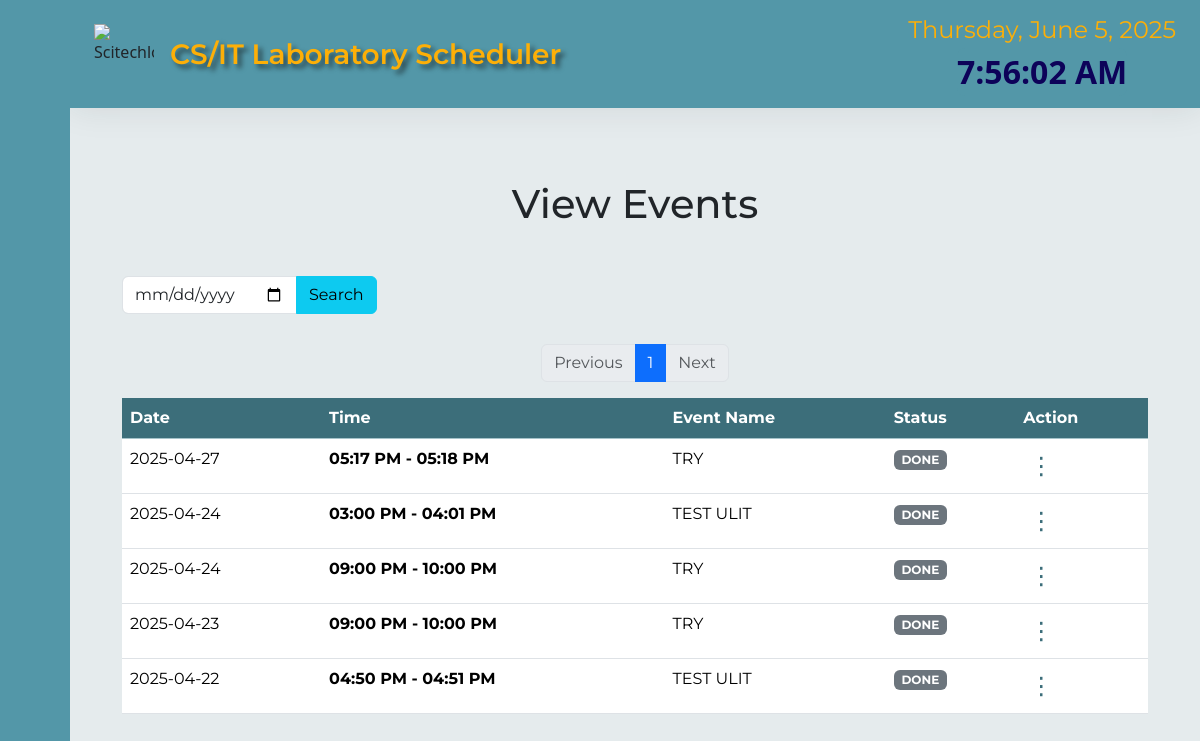
Screenshot of /view_event.php with the database file from the repository.
### tables this page shows
CREATE TABLE `create_event` (
  `event_id` int(11) NOT NULL,
  `event_name` varchar(40) NOT NULL,
  `eStart_time` time NOT NULL,
  `eEnd_time` time NOT NULL,
  `eStart_date` date NOT NULL,
  `eEnd_date` date NOT NULL,
  `repeat_sched` varchar(70) NOT NULL,
  `recurrence_type` varchar(20) NOT NULL,
  `status` varchar(20) NOT NULL
);

### view_event.php (the view, shortened to what this page needs)
<?php
include 'connection.php';
$sql = "SELECT * FROM create_event order by eStart_date desc";
$result = $conn->query($sql);
?>
<!doctype html>
<html lang="en">
  <head>
    <link href="https://cdn.lineicons.com/4.0/lineicons.css" rel="stylesheet">
    <link rel="stylesheet" href="styles.css">
    <link href="https://cdn.jsdelivr.net/npm/bootstrap@5.3.3/dist/css/bootstrap.min.css" rel="stylesheet">
  </head>
  <body>
    <div class="wrapper">
      <aside id="sidebar">
        <div class="d-flex">
          <button class="toggle-btn" type="button">
          </button>
        </div>
        <ul class="sidebar-nav">
          <li class="sidebar-item">
            <a href="index.php" class="sidebar-link">
            </a>
          </li>
          <li class="sidebar-item">
            <a href="#" class="sidebar-link has-dropdown collapsed" data-bs-toggle="collapse" data-bs-target="#createDropdown" aria-expanded="false" aria-controls="auth">
              </a>
          </li>
          <li class="sidebar-item">
            <a href="#" class="sidebar-link has-dropdown collapsed" data-bs-toggle="collapse" data-bs-target="#viewDropdown" aria-expanded="false" aria-controls="auth">
            </a>
          </li>
                          <li class="sidebar-item">
            <a href="#" class="sidebar-link has-dropdown collapsed" data-bs-toggle="collapse" data-bs-target="#course" aria-expanded="false" aria-controls="course">
            </a>
           <li class="sidebar-item">
            <a href="#" class="sidebar-link has-dropdown collapsed" data-bs-toggle="collapse" data-bs-target="#auth" aria-expanded="false" aria-controls="auth">
            </a>
          </li>
       <li class="sidebar-item">
                <a href="#" class="sidebar-link has-dropdown collapsed" data-bs-toggle="collapse" data-bs-target="#acc" aria-expanded="false" aria-controls="auth">
                </a>
          <li class="sidebar-footer">
          <a href="logout.php" class="sidebar-link">
            </a>
          </li>
        </ul>
      </aside>
      <div class="main">
        <nav class="navbar navbar-expand  px-4 py-4" data-bs-theme="dark">
          <div class="navbar-collapse collapse">
          <img src="assets/scitech logo.png"  alt="Scitechlogo" height="60px" width="60px">
          <a class="navbar-brand mx-3 fs-3" id="navtitle" href="#" style="text-shadow: 4px 4px 5px rgba(14, 14, 14, 0.6) !important;">CS/IT Laboratory Scheduler</a>
            <ul class="navbar-nav ms-auto">
              <li class="navbar-item dropdown">
                <div class="timer-container">
                  <div class="date" id="currentDate">
                  </div>
                  <div class="time" id="localTime">
                  </div>
                </div>
              </li>
            </ul>
          </div>
        </nav>
        <main class="content px-3 py-4">
          <section id="dashboard" class="mx-4 pb-0" style="font-family: 'Montserrat';">
            <div class="container" style="max-width: 1920px;">
              <h1 class="text-center my-5">View Events</h1>
              <div class="input-group" style="max-width: 400px;">
                 <form action="search_event.php" method="GET" style="max-width: 400px; margin-bottom: 30px;">
              <div class="input-group">
                <input type="date" class="form-control" name="search_date" placeholder="Search by date (YYYY-MM-DD)">
                <button class="btn btn-info" type="submit" id="search-btn">
                  <i class="lni lni-search-alt"></i> Search
                </button>
              </div>
            </form>
              <br>
            </div>
              <div class="row mb-5">
                <div class="col">
                  <?php
                  $limit = 10;
$page = isset($_GET['page']) && is_numeric($_GET['page']) ? (int)$_GET['page'] : 1;
$total_sql = "SELECT COUNT(*) as total FROM create_sched";
$total_result = mysqli_query($conn, $total_sql);
$total_row = mysqli_fetch_assoc($total_result);
$total_schedules = $total_row['total'];
$total_pages = ceil($total_schedules / $limit);
echo '<nav aria-label="Schedule pagination">';
echo '<ul class="pagination justify-content-center">';
if ($page > 1) {
    echo '<li class="page-item"><a class="page-link" href="?page=' . ($page - 1) . '">Previous</a></li>';
} else {
    echo '<li class="page-item disabled"><span class="page-link">Previous</span></li>';
}
for ($i = 1; $i <= $total_pages; $i++) {
    if ($i == $page) {
        echo '<li class="page-item active"><span class="page-link">' . $i . '</span></li>';
    } else {
        echo '<li class="page-item"><a class="page-link" href="?page=' . $i . '">' . $i . '</a></li>';
    }
}
if ($page < $total_pages) {
    echo '<li class="page-item"><a class="page-link" href="?page=' . ($page + 1) . '">Next</a></li>';
} else {
    echo '<li class="page-item disabled"><span class="page-link">Next</span></li>';
}
echo '</ul>';
echo '</nav>';
                  ?>
                  <table class="table">
                    <thead class="table-info">
                      <tr>
                      <th scope="col" style="background-color: #3c6e7a; color: white;">Date</th>
                        <th scope="col" style="background-color: #3c6e7a; color: white;">Time</th>
                        <th scope="col" style="background-color: #3c6e7a; color: white;">Event Name</th>
                        <th scope="col" style="background-color: #3c6e7a; color: white;">Status</th>
                        <th scope="col" style="background-color: #3c6e7a; color: white;">Action</th>
                      </tr>
                    </thead>
                    <tbody>
                    <?php if ($result->num_rows > 0): ?>
                                <?php while ($row = $result->fetch_assoc()): ?>
                                    <tr>
                                    <td><?php echo htmlspecialchars($row['eStart_date']); ?></td>
                                    <td><b><?php echo htmlspecialchars(date("h:i A", strtotime($row['eStart_time'])) . " - " . date("h:i A", strtotime($row['eEnd_time']))); ?></b></td>
                                    <td><?php echo htmlspecialchars($row['event_name']);?></td>
                                    <TD>
                          <?php
                                      $schedDate = $row['eStart_date'];
                                      $schedStart = $row['eStart_time'];
                                      $schedEnd = $row['eEnd_time'];
                                      $schedStartDateTime = new DateTime("$schedDate $schedStart");
                                      $schedEndDateTime = new DateTime("$schedDate $schedEnd");
                                      $startISO = $schedStartDateTime->format('c');
                                      $endISO = $schedEndDateTime->format('c');
                                      ?>
                                      <span class="badge status-badge"
                                            data-start="<?php echo $startISO; ?>"
                                            data-end="<?php echo $endISO; ?>">
                                      </span>
                                  </td>
                                    <td>
                                                                     <div class="action-container">
  <button class="ellipsis-btn" aria-label="Actions">&#8942;</button>
</div>
                          </td>
                                </tr>
                                <?php endwhile; ?>
                                <?php endif; ?>
                    </tbody>
                  </table>
                </div>
              </div>
            </div>
          </section>
        </main>
      </div>
    </div>
</body>
</html>

### styles.css (style rules this page uses)
#navtitle { text-align: center; justify-content: center; font-weight: 600; color: #fdaf07; font-family: 'Montserrat'; }
a:link { text-decoration: none; }
li { list-style: none; }
.wrapper { display: flex; }
.main { display: flex; flex-direction: column; min-height: 100vh; width: 100%; overflow: hidden; transition: all 0.35s ease-in-out; background-color: #e5ebed; min-width: 0; }
#sidebar { width: 70px; min-width: 70px; z-index: 1000; transition: all .25s ease-in-out; background-color: #5397a8; display: flex; flex-direction: column; }
.toggle-btn { background-color: transparent; cursor: pointer; border: 0; padding: 1rem 1.5rem; margin-top: 18px; }
.sidebar-nav { padding: 2rem 0; flex: 1 1 auto; }
a.sidebar-link { padding: .625rem 1.625rem; color: #130164; display: block; font-size: 1rem; white-space: nowrap; border-left: 3px solid transparent; }
.sidebar-item { position: relative; }
.navbar { background-color: #5397a8; box-shadow: 0 0 2rem 0 rgba(33, 37, 41, .1); }
.navbar-expand .navbar-collapse { min-width: 200px; }
.timer-container { display: flex; flex-direction: column; justify-content: center; align-items: center; height: 40px; background-color: #5397a8; }
.date { font-size: 1.5rem; margin-bottom: 0px; color: #fdaf07; font-family: 'Montserrat'; }
.time { font-size: 2rem; font-weight: bold; background-color: #5397a8; color: #0d0259; padding: 0px; border-radius: 8px; }
.row { -webkit-border-radius: 50px; -moz-border-radius: 50px; border-radius: 50px; }

### view_event.php (style rules this page uses)
.action-container { position: relative; display: inline-block; }
.ellipsis-btn { cursor: pointer; font-size: 24px; border: none; background: transparent; color: #3c6e7a; }

### rows the page displays
create_event: eStart_date "2025-04-27", eStart_time+eEnd_time "05:17 PM - 05:18 PM", event_name "TRY"
create_event: eStart_date "2025-04-24", eStart_time+eEnd_time "03:00 PM - 04:01 PM", event_name "TEST ULIT"
create_event: eStart_date "2025-04-24", eStart_time+eEnd_time "09:00 PM - 10:00 PM", event_name "TRY"
create_event: eStart_date "2025-04-23", eStart_time+eEnd_time "09:00 PM - 10:00 PM", event_name "TRY"
create_event: eStart_date "2025-04-22", eStart_time+eEnd_time "04:50 PM - 04:51 PM", event_name "TEST ULIT"
